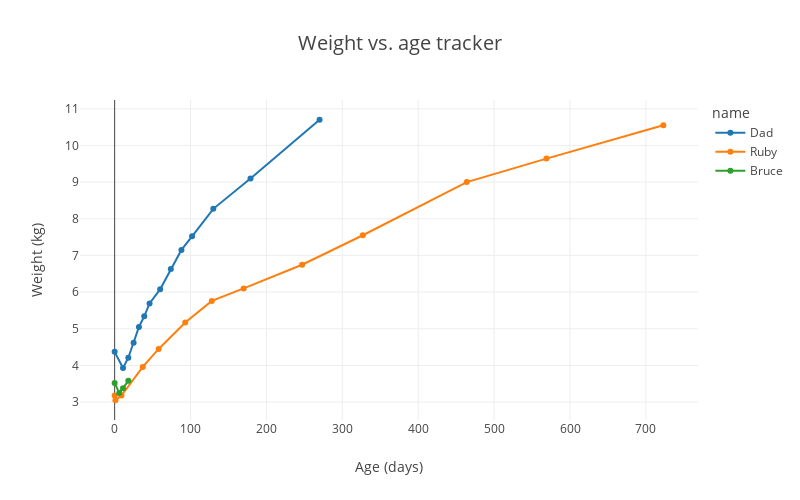

The cell this chart's notebook holds for it:
### Markdown cell above
## Weights

### Code cell
fig = px.line(
    data_frame=df_m, x="age_days", y = "weight_kg", color = "name", markers=True,
    width = 800, height=500,
    labels={"weight_kg": "Weight (kg)", "age_days":"Age (days)"},
    title="Weight vs. age tracker",
    hover_name="name",
    hover_data={"name": False}

)
fig.update_layout(
    title_font_size = 20, 
    title_x = 0.5    
)
fig.show()

### Figure 1 — Plotly figure (JSON) as saved in the notebook; plotly's stock layout.template omitted (floating-point values rounded to 4 significant figures)
{"data": [{"customdata": [["Dad"], ["Dad"], ["Dad"], ["Dad"], ["Dad"], ["Dad"], ["Dad"], ["Dad"], ["Dad"], ["Dad"], ["Dad"], ["Dad"], ["Dad"], ["Dad"]], "hovertemplate": "<b>%{hovertext}</b><br><br>Age (days)=%{x}<br>Weight (kg)=%{y}<extra></extra>", "hovertext": ["Dad", "Dad", "Dad", "Dad", "Dad", "Dad", "Dad", "Dad", "Dad", "Dad", "Dad", "Dad", "Dad", "Dad"], "legendgroup": "Dad", "line": {"color": "#1F77B4", "dash": "solid"}, "marker": {"symbol": "circle"}, "mode": "lines+markers", "name": "Dad", "orientation": "v", "showlegend": true, "type": "scatter", "x": [0, 11, 18, 25, 32, 39, 46, 60, 74, 88, 102, 130, 179, 270], "xaxis": "x", "y": [4.37, 3.93, 4.21, 4.62, 5.05, 5.34, 5.69, 6.08, 6.63, 7.15, 7.52, 8.27, 9.1, 10.7], "yaxis": "y"}, {"customdata": [["Ruby"], ["Ruby"], ["Ruby"], ["Ruby"], ["Ruby"], ["Ruby"], ["Ruby"], ["Ruby"], ["Ruby"], ["Ruby"], ["Ruby"], ["Ruby"], ["Ruby"]], "hovertemplate": "<b>%{hovertext}</b><br><br>Age (days)=%{x}<br>Weight (kg)=%{y}<extra></extra>", "hovertext": ["Ruby", "Ruby", "Ruby", "Ruby", "Ruby", "Ruby", "Ruby", "Ruby", "Ruby", "Ruby", "Ruby", "Ruby", "Ruby"], "legendgroup": "Ruby", "line": {"color": "#FF7F0E", "dash": "solid"}, "marker": {"symbol": "circle"}, "mode": "lines+markers", "name": "Ruby", "orientation": "v", "showlegend": true, "type": "scatter", "x": [0, 1, 9, 37, 58, 93, 128, 170, 247, 327, 464, 569, 723], "xaxis": "x", "y": [3.178, 3.05, 3.18, 3.96, 4.45, 5.17, 5.76, 6.1, 6.745, 7.55, 9.0, 9.64, 10.55], "yaxis": "y"}, {"customdata": [["Bruce"], ["Bruce"], ["Bruce"], ["Bruce"]], "hovertemplate": "<b>%{hovertext}</b><br><br>Age (days)=%{x}<br>Weight (kg)=%{y}<extra></extra>", "hovertext": ["Bruce", "Bruce", "Bruce", "Bruce"], "legendgroup": "Bruce", "line": {"color": "#2CA02C", "dash": "solid"}, "marker": {"symbol": "circle"}, "mode": "lines+markers", "name": "Bruce", "orientation": "v", "showlegend": true, "type": "scatter", "x": [0, 6, 11, 18], "xaxis": "x", "y": [3.522, 3.25, 3.38, 3.58], "yaxis": "y"}], "layout": {"height": 500, "legend": {"title": {"text": "name"}, "tracegroupgap": 0}, "title": {"font": {"size": 20}, "text": "Weight vs. age tracker", "x": 0.5}, "width": 800, "xaxis": {"anchor": "y", "domain": [0, 1], "title": {"text": "Age (days)"}}, "yaxis": {"anchor": "x", "domain": [0, 1], "title": {"text": "Weight (kg)"}}}}
